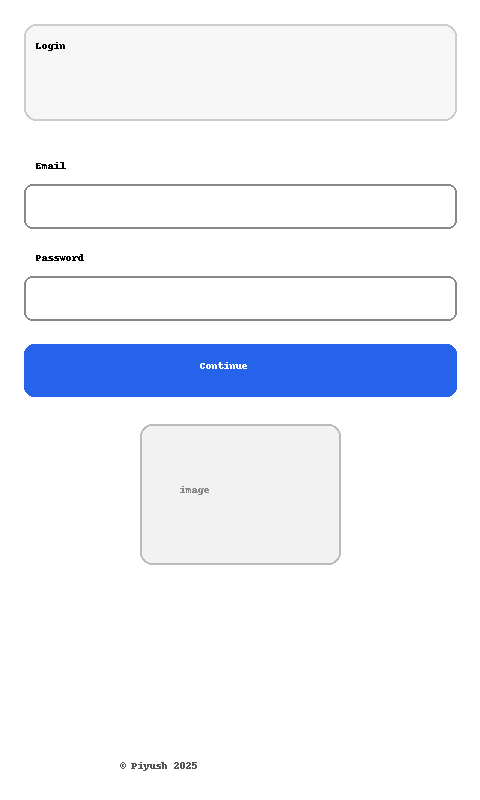
#> input picture samples/inputs/login.png, 480 x 800 px
$ python -i detect.py   (imports and definitions only)
#> lines starting #> are read from the running program, lines starting #| are printed output that depends on the picture; after the words box and inside, x2 and y2 are one past the last pixel; in counts of white or black regions, pixels touching at a corner belong together
#> further down, picture is the input picture: shape (800, 480, 3); mean B, G, R 249.9, 241.9, 238.2
from __future__ import annotations
from typing import Dict, List, Tuple
from pathlib import Path

import cv2
import numpy as np
from PIL import Image

from utils.geometry import aspect_ratio, iou, clamp_bbox
from core.ocr import get_text_lines, ocr_available
from core.layout import snap_to_grid, associate_label_to_input

# Heuristics config
CFG = {
    "resize_max_side_px": 2048,
    "preprocess": {"grayscale": True, "denoise": "bilateral", "threshold": "adaptive", "deskew": False},
    "classify_rules": {
        "input":  {"aspect_min": 2.0, "aspect_max": 12.0},
        "button": {"aspect_min": 1.2, "aspect_max": 8.0},
        "text": {"aspect_min": 1.5, "aspect_max": 15.0},
        "container": {"min_area": 5000},
    },
    "label_to_input": {"min_horizontal_overlap_ratio": 0.4, "max_vertical_gap_ratio_of_input_h": 0.5},
    "grid": {"grid": "12-col", "container_max_width_px": 480, "margin_px": 24},
    "ocr": {"min_conf": 0.40},  # Lower confidence threshold for better text detection
}

def _to_cv(pil_img: Image.Image) -> np.ndarray:
    return cv2.cvtColor(np.array(pil_img), cv2.COLOR_RGB2BGR)

# [14 lines left out: function _deskew, not called in this run]

def preprocess(pil_img: Image.Image) -> Tuple[np.ndarray, np.ndarray]:
    img = _to_cv(pil_img)
    gray = cv2.cvtColor(img, cv2.COLOR_BGR2GRAY)
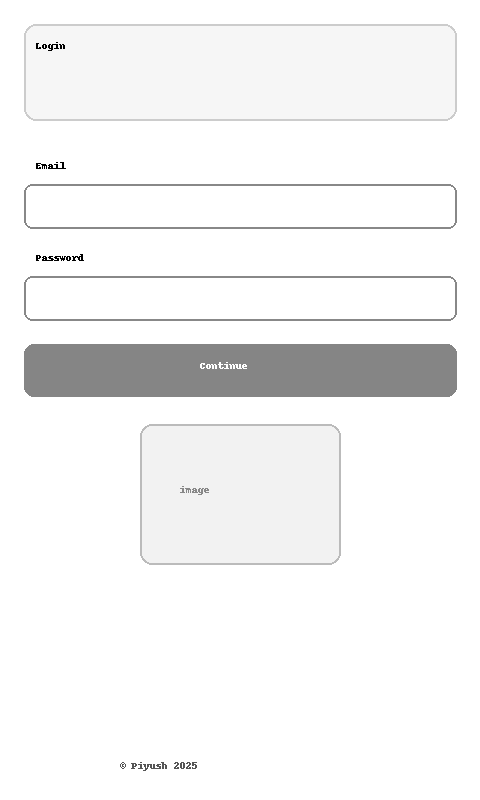
#> gray: shape (800, 480); min 0, max 255, mean 243.9
    gray = cv2.bilateralFilter(gray, 9, 75, 75)
    if CFG["preprocess"]["deskew"]:
        gray = _deskew(gray)
    thr = cv2.adaptiveThreshold(gray, 255, cv2.ADAPTIVE_THRESH_GAUSSIAN_C, cv2.THRESH_BINARY, 31, 2)
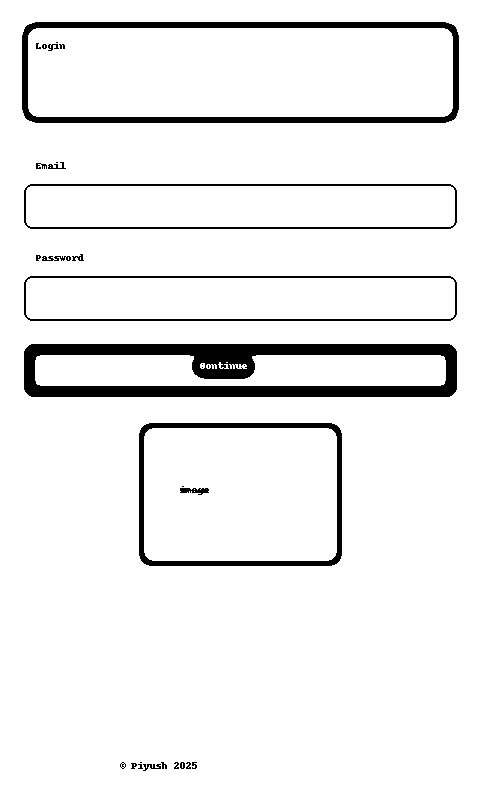
#> thr: shape (800, 480); 93.4% white; 32 black regions (12 under 20 px), largest, box (x1, y1, x2, y2) and area: (24, 344, 457, 397) 11404, (22, 22, 459, 123) 6195, (139, 423, 342, 566) 3316
    return img, thr

# [155 lines left out: functions _find_rects, detect, not called in this run]

>>> import cv2
>>> picture = cv2.imread('../samples/inputs/login.png')
>>> result = preprocess(picture)
